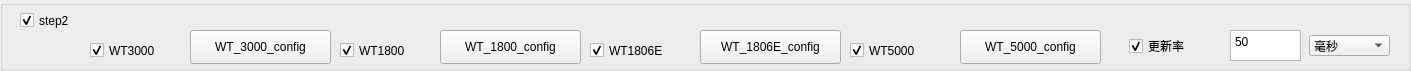
  <widget class="QGroupBox" name="groupBox_5">
   <property name="geometry">
    <rect>
     <x>0</x>
     <y>250</y>
     <width>1411</width>
     <height>71</height>
    </rect>
   </property>
   <property name="title">
    <string/>
   </property>
   <widget class="QCheckBox" name="checkBox_S2">
    <property name="geometry">
     <rect>
      <x>20</x>
      <y>10</y>
      <width>81</width>
      <height>21</height>
     </rect>
    </property>
    <property name="text">
     <string>step2</string>
    </property>
    <property name="checked">
     <bool>true</bool>
    </property>
   </widget>
   <widget class="QCheckBox" name="checkBox_S2_WT1800">
    <property name="geometry">
     <rect>
      <x>340</x>
      <y>40</y>
      <width>101</width>
      <height>21</height>
     </rect>
    </property>
    <property name="text">
     <string>WT1800</string>
    </property>
    <property name="checked">
     <bool>true</bool>
    </property>
   </widget>
   <widget class="QCheckBox" name="checkBox_S2_WT3000">
    <property name="geometry">
     <rect>
      <x>90</x>
      <y>40</y>
      <width>101</width>
      <height>21</height>
     </rect>
    </property>
    <property name="text">
     <string>WT3000</string>
    </property>
    <property name="checked">
     <bool>true</bool>
    </property>
   </widget>
   <widget class="QCheckBox" name="checkBox_S2_WT1806E">
    <property name="geometry">
     <rect>
      <x>590</x>
      <y>40</y>
      <width>101</width>
      <height>21</height>
     </rect>
    </property>
    <property name="text">
     <string>WT1806E</string>
    </property>
    <property name="checked">
     <bool>true</bool>
    </property>
   </widget>
   <widget class="QCheckBox" name="checkBox_RATE">
    <property name="geometry">
     <rect>
      <x>1129</x>
      <y>35</y>
      <width>105</width>
      <height>22</height>
     </rect>
    </property>
    <property name="text">
     <string>更新率</string>
    </property>
    <property name="checked">
     <bool>true</bool>
    </property>
   </widget>
   <widget class="QTextEdit" name="textEdit_S2_RATE_TIME">
    <property name="geometry">
     <rect>
      <x>1230</x>
      <y>30</y>
      <width>71</width>
      <height>31</height>
     </rect>
    </property>
    <property name="html">
     <string>&lt;!DOCTYPE HTML PUBLIC &quot;-//W3C//DTD HTML 4.0//EN&quot; &quot;http://www.w3.org/TR/REC-html40/strict.dtd&quot;&gt;
&lt;html&gt;&lt;head&gt;&lt;meta name=&quot;qrichtext&quot; content=&quot;1&quot; /&gt;&lt;style type=&quot;text/css&quot;&gt;
p, li { white-space: pre-wrap; }
&lt;/style&gt;&lt;/head&gt;&lt;body style=&quot; font-family:'宋体'; font-size:10pt; font-weight:400; font-style:normal;&quot;&gt;
&lt;p style=&quot; margin-top:0px; margin-bottom:0px; margin-left:0px; margin-right:0px; -qt-block-indent:0; text-indent:0px;&quot;&gt;&lt;span style=&quot; font-family:'SimSun'; font-size:9pt;&quot;&gt;50&lt;/span&gt;&lt;/p&gt;&lt;/body&gt;&lt;/html&gt;</string>
    </property>
   </widget>
   <widget class="QPushButton" name="pushButton_S2_WT_3000_CONFIG">
    <property name="geometry">
     <rect>
      <x>190</x>
      <y>30</y>
      <width>141</width>
      <height>34</height>
     </rect>
    </property>
    <property name="text">
     <string>WT_3000_config</string>
    </property>
   </widget>
   <widget class="QComboBox" name="comboBox_S2_RATE_TIME">
    <property name="geometry">
     <rect>
      <x>1309</x>
      <y>35</y>
      <width>81</width>
      <height>21</height>
     </rect>
    </property>
    <item>
     <property name="text">
      <string>毫秒</string>
     </property>
    </item>
    <item>
     <property name="text">
      <string>秒</string>
     </property>
    </item>
    <item>
     <property name="text">
      <string>分钟</string>
     </property>
    </item>
   </widget>
   <widget class="QPushButton" name="pushButton_S2_WT_1800_CONFIG">
    <property name="geometry">
     <rect>
      <x>440</x>
      <y>30</y>
      <width>141</width>
      <height>34</height>
     </rect>
    </property>
    <property name="text">
     <string>WT_1800_config</string>
    </property>
   </widget>
   <widget class="QPushButton" name="pushButton_S2_WT_1806E_CONFIG">
    <property name="geometry">
     <rect>
      <x>700</x>
      <y>30</y>
      <width>141</width>
      <height>34</height>
     </rect>
    </property>
    <property name="text">
     <string>WT_1806E_config</string>
    </property>
   </widget>
   <widget class="QCheckBox" name="checkBox_S2_WT5000">
    <property name="geometry">
     <rect>
      <x>850</x>
      <y>40</y>
      <width>101</width>
      <height>21</height>
     </rect>
    </property>
    <property name="text">
     <string>WT5000</string>
    </property>
    <property name="checked">
     <bool>true</bool>
    </property>
   </widget>
   <widget class="QPushButton" name="pushButton_S2_WT_5000_CONFIG">
    <property name="geometry">
     <rect>
      <x>960</x>
      <y>30</y>
      <width>141</width>
      <height>34</height>
     </rect>
    </property>
    <property name="text">
     <string>WT_5000_config</string>
    </property>
   </widget>
  </widget>
